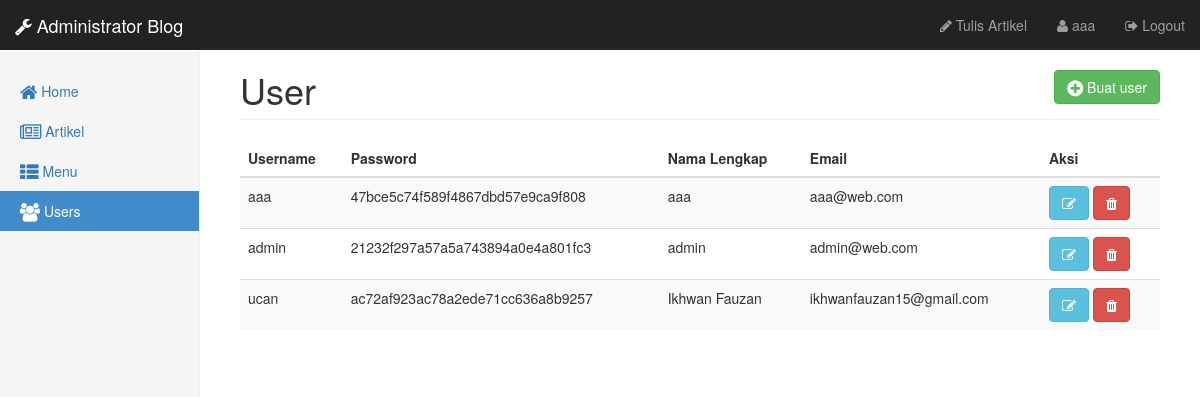
/admin/users/index.php (signed in), run on the app's committed database.
### tables this page shows
CREATE TABLE `user` (
  `id` int(11) NOT NULL,
  `username` varchar(128) NOT NULL,
  `password` varchar(128) NOT NULL,
  `nama_lengkap` varchar(128) NOT NULL,
  `email` varchar(128) NOT NULL
);

### admin/users/data_user.php (the view)
<div class="col-sm-9 col-sm-offset-3 col-md-10 col-md-offset-2 main">
  <h1 class="page-header">User <a class="btn btn-success pull-right" href="tambah_user.php"><i class="fa fa-plus-circle fa-lg"></i> Buat user</a></h1>
  <div class="table-responsive">
    <table class="table table-striped">
      <thead>
        <tr>
          <th>Username</th>
          <th>Password</th>
          <th>Nama Lengkap</th>
          <th>Email</th>
          <th>Aksi</th>
        </tr>
      </thead>
      <tbody>
        <?php
        $query = mysqli_query($koneksi, "SELECT * FROM user");
        while($data = mysqli_fetch_array($query)){
            echo "<tr>";
            echo "<td>".$data['username']."</td>";
            echo "<td>".$data['password']."</td>";
            echo "<td>".$data['nama_lengkap']."</td>";
            echo "<td>".$data['email']."</td>";
            echo "<td><a href='edit_user.php?id=".$data['id']."' class='btn btn-info' /><i class='fa fa-edit'></i></a>
            <a href='hapus_user.php?id=".$data['id']."' class='btn btn-danger' /><i class='fa fa-trash'></i></a></td>";
            echo "</tr>";
        }
        ?>
      </tbody>
    </table>
  </div>
</div>

### admin/css/style-admin.css (style rules this page uses)
body { padding-top: 50px; }
.main { padding: 20px; }
@media (min-width: 768px) { .main { padding-right: 40px; padding-left: 40px; } }
.main .page-header { margin-top: 0; }

### data on the page
user: username "aaa", password "47bce5c74f589f4867dbd57e9ca9f808", nama_lengkap "aaa", email "aaa@web.com"
user: username "admin", password "21232f297a57a5a743894a0e4a801fc3", nama_lengkap "admin", email "admin@web.com"
user: username "ucan", password "ac72af923ac78a2ede71cc636a8b9257", nama_lengkap "Ikhwan Fauzan", email "ikhwanfauzan15@gmail.com"

### other printed values
$_SESSION['username'] "aaa"
